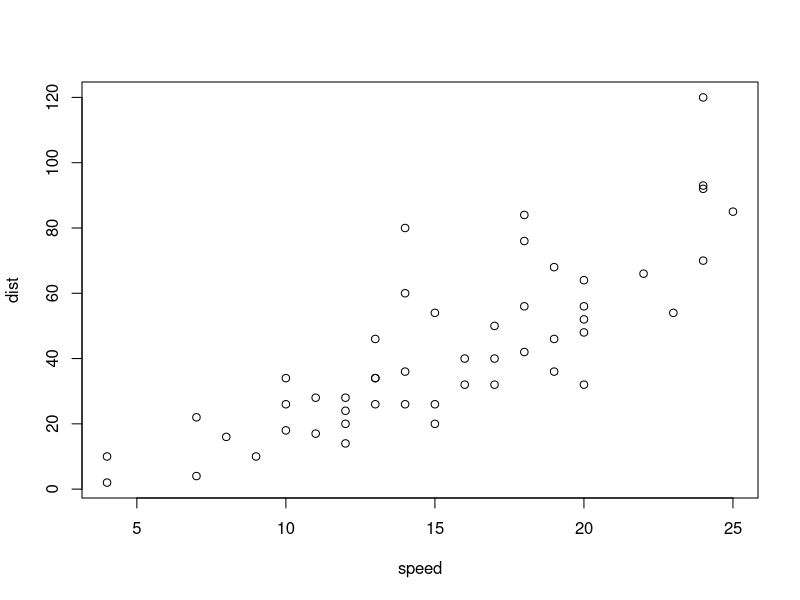
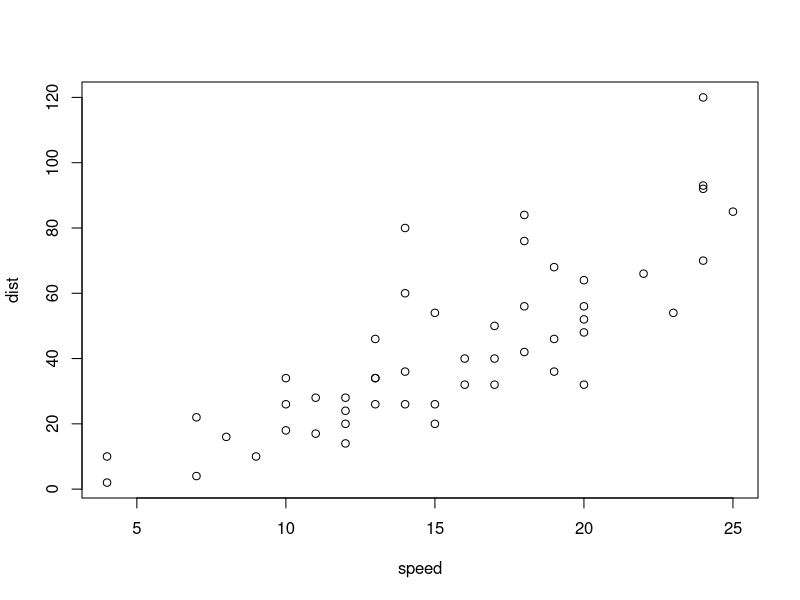
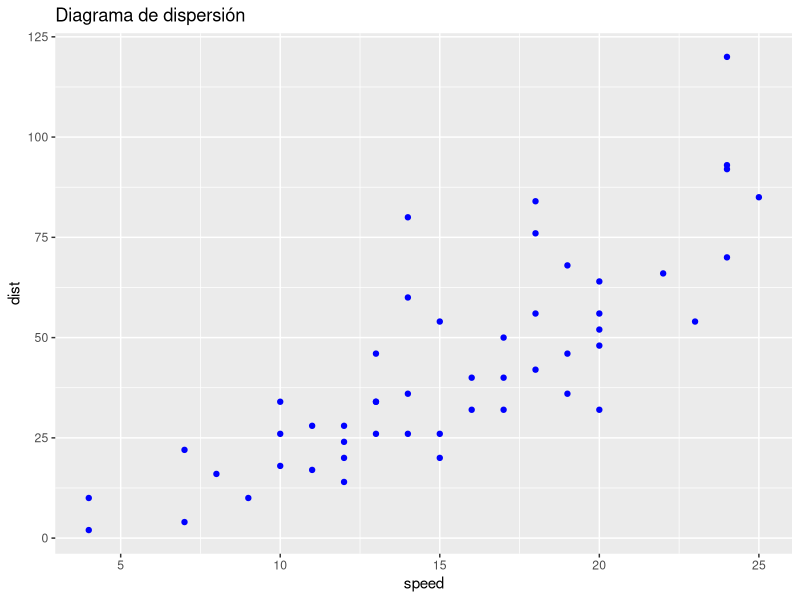

Source code (R) for these figures, in order:
## ---- chunk 1
knitr::opts_chunk$set(echo = TRUE)
## ---- chunk 2
head(cars)
## ---- chunk 3
mean(cars$speed)
mean(cars$dist)
## ---- chunk 4
median(cars$speed)
median(cars$dist)
## ---- chunk 5
        mean(cars$speed)
## ---- chunk 6
        mean(cars$dist)
## ---- chunk 7
summary(cars)
## ---- chunk 8
cars2 = cars[1:20,]
## ---- chunk 9
plot(cars)
## ---- chunk 10
plot(cars)
## ---- chunk 11
library(ggplot2)
ggplot(cars, aes(x = speed, y = dist)) +
  geom_point(color = "blue") +
  labs(
    title = "Diagrama de dispersión"
  )
